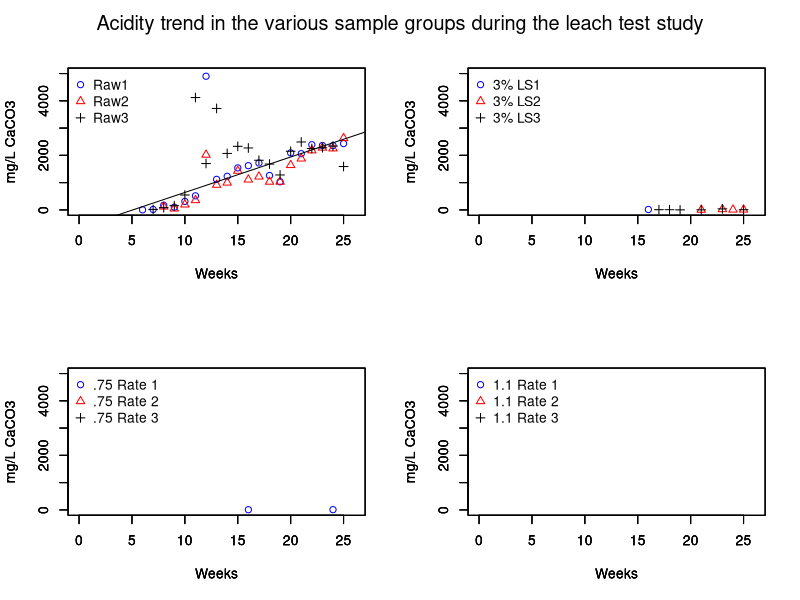

Here is the R script that generated this plot:
d=read.csv("acidity.csv",header=T,sep=",",stringsAsFactors=FALSE)
#names(d)=c("Week", "Raw1","Raw2", "Raw3", "3% LS1","3% LS2", "3% LS3",".75 Rate 1",".75 Rate 2", ".75 Rate 3","1.1 Rate 1","1.1 Rate 2", "1.1 Rate 3")

par(pch=22, col="black") # plotting symbol and color 
par(mfrow=c(2,2)) # all plots on one page 

attach(d)

global_lwd=1
ylim_max=5000
ylab_name="mg/L CaCO3"

plot(Week, raw1, type='p', col="blue", xlim=c(0,26), ylim=c(0,ylim_max), xlab="Weeks", ylab=ylab_name, lwd=global_lwd, pch=1)
par(new=T)
plot(Week, raw2, type='p', col="red",xlim=c(0,26), ylim=c(0,ylim_max),xlab="Weeks", ylab=ylab_name,lwd=global_lwd, pch=2)
par(new=T)
plot(Week, raw3, type='p', col="black",xlim=c(0,26), ylim=c(0,ylim_max),xlab="Weeks", ylab=ylab_name,lwd=global_lwd, pch=3)
#title("Raw")
legend("topleft", legend=c("Raw1","Raw2", "Raw3"),  col=c("blue","red","Black"), bty='n', pch=c(1,2,3))
# abline(5000,0)
# abline(10000,0)
# abline(15000,0)
abline(-660,130)



plot(Week, X3pcLS1, type='p', col="blue", xlim=c(0,26), ylim=c(0,ylim_max), xlab="Weeks", ylab=ylab_name, lwd=global_lwd, pch=1)
par(new=T)
plot(Week, X3pcLS2, type='p', col="red",xlim=c(0,26), ylim=c(0,ylim_max),xlab="Weeks", ylab=ylab_name,lwd=global_lwd, pch=2)
par(new=T)
plot(Week, X3pcLS3, type='p', col="black",xlim=c(0,26), ylim=c(0,ylim_max),xlab="Weeks", ylab=ylab_name,lwd=global_lwd, pch=3)
#title("Raw")
legend("topleft", legend=c("3% LS1","3% LS2", "3% LS3"),  col=c("blue","red","Black"), bty='n', pch=c(1,2,3))
# abline(5000,0)
# abline(10000,0)
# abline(15000,0)

plot(Week, X.75R1, type='p', col="blue", xlim=c(0,26), ylim=c(0,ylim_max), xlab="Weeks", ylab=ylab_name, lwd=global_lwd, pch=1)
par(new=T)
plot(Week, X.75R2, type='p', col="red",xlim=c(0,26), ylim=c(0,ylim_max),xlab="Weeks", ylab=ylab_name,lwd=global_lwd, pch=2)
par(new=T)
plot(Week, X.75R3, type='p', col="black",xlim=c(0,26), ylim=c(0,ylim_max),xlab="Weeks", ylab=ylab_name,lwd=global_lwd, pch=3)
#title("Raw")
legend("topleft", legend=c(".75 Rate 1",".75 Rate 2", ".75 Rate 3"),  col=c("blue","red","Black"), bty='n', pch=c(1,2,3))
# abline(5000,0)
# abline(10000,0)
# abline(15000,0)

plot(Week, X1.1R1, type='p', col="blue", xlim=c(0,26), ylim=c(0,ylim_max), xlab="Weeks", ylab=ylab_name, lwd=global_lwd, pch=1)
par(new=T)
plot(Week, X1.1R2, type='p', col="red",xlim=c(0,26), ylim=c(0,ylim_max),xlab="Weeks", ylab=ylab_name,lwd=global_lwd, pch=2)
par(new=T)
plot(Week, X1.1R3, type='p', col="black",xlim=c(0,26), ylim=c(0,ylim_max),xlab="Weeks", ylab=ylab_name,lwd=global_lwd, pch=3)
#title("Raw")
legend("topleft", legend=c("1.1 Rate 1","1.1 Rate 2", "1.1 Rate 3"),  col=c("blue","red","Black"), bty='n', pch=c(1,2,3))
# abline(5000,0)
# abline(10000,0)
# abline(15000,0)

mtext("Acidity trend in the various sample groups during the leach test study", side = 3, line = -2, outer = TRUE, cex=1.2)




sapply(d, min, na.rm=TRUE)